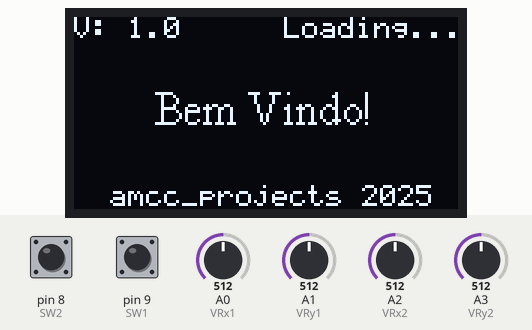
Bench run of a sketch on a simulated Arduino Mega 2560, built with avr-gcc and run on an emulated ATmega2560. On the bench: 128×64 one-colour display. Inputs (shaded band) come from the test bench; at power-on: A0 (VRx1) = 512, A3 (VRy2) = 512, A2 (VRx2) = 512, pin 8 (SW2) HIGH, pin 9 (SW1) HIGH, A1 (VRy1) = 512.

Above: at 1.1 s.
At 4.2 s:
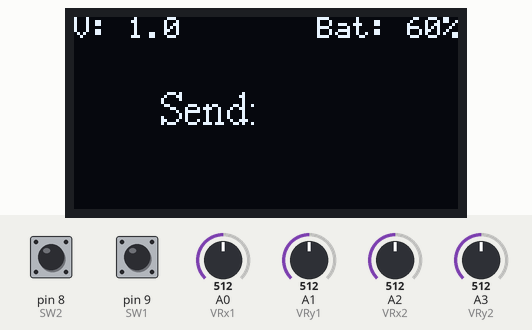
4.3 s: A0 (VRx1) set to 602
5.8 s: A0 (VRx1) set to 625
At 7.0 s:
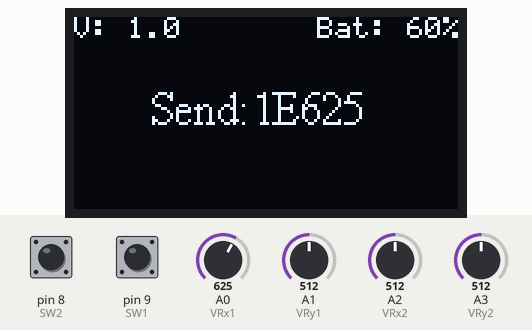
7.3 s: A3 (VRy2) set to 604
8.8 s: A3 (VRy2) set to 627
At 9.6 s:
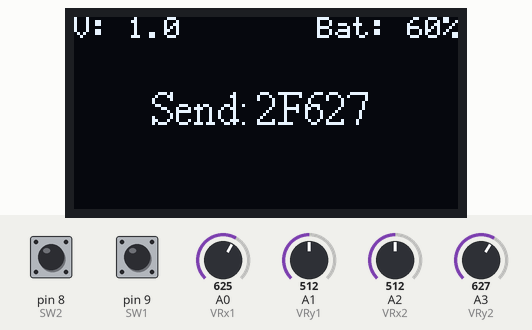
10.4 s: A2 (VRx2) set to 429
11.9 s: A2 (VRx2) set to 404
At 12.3 s:
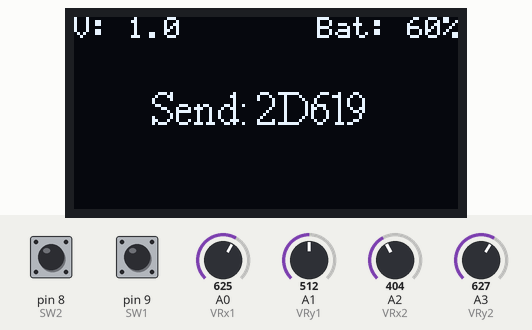
Timing chart, 0 to 14.4 s (numbered marks = the images above; inputs shaded):
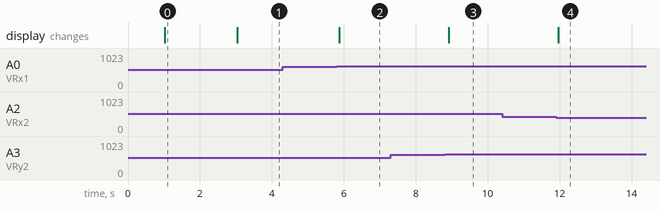

Measured:
- the behaviour switches between 612 and 613 on A0 (VRx1) (found by bisection; images 1 and 2)
- the behaviour switches between 612 and 613 on A3 (VRy2) (found by bisection; images 2 and 3)
- the behaviour switches between 412 and 411 on A2 (VRx2) (found by bisection; images 3 and 4)
- after the input at 4.3 s, every drawn part: stays the same
- after the input at 5.8 s, the display: changes after 0.07 s (image 2)
- after the input at 7.3 s, every drawn part: stays the same
- after the input at 8.8 s, the display: changes after 0.11 s (image 3)
- after the input at 10.4 s, every drawn part: stays the same
- after the input at 11.9 s, the display: changes after 0.06 s (image 4)
- what the display in image 0 shows lasts 2.0 s, from 1.0 s to 3.0 s

The sketch:

codigo_comando_arduino.ino
```cpp
String version = "1.0";

#include <Wire.h>
#include "SSD1306Ascii.h"
#include "SSD1306AsciiWire.h"

#include "fonts/TimesNewRoman13.h"
#include "fonts/TimesNewRoman16.h"
#include "fonts/Stang5x7.h"


// ********************** Ecra **************************
SSD1306AsciiWire oled;

const uint8_t* currentFont;

void clearCenteredText(const char* text, int row, int charWidth = 6, int startCol = -1);
void clearLine(const char* text, int row, int charWidth = -1, int startCol = -1);
// *******************************************************


// Joystick 1 (esquerdo)
const int VRy1 = A1;  // Frente/Trás
const int VRx1 = A0;  // Esquerda/Direita
const int SW1 = 9;    // Botão joystick 1

// Joystick 2 (direito)
const int VRy2 = A3;  // Frente/Trás
const int VRx2 = A2;  // Esquerda/Direita
const int SW2 = 8;    // Botão joystick 2

const int limiar = 100;
const int centro = 512;

String comando = "";
String ultimoComando = "";

void setup() {
  Serial.begin(9600);
  Serial1.begin(9600);
  delay(1000);
  pinMode(SW1, INPUT_PULLUP);
  pinMode(SW2, INPUT_PULLUP);
  Wire.setClock(400000);

  //Ecra
  // Use next line if no RST_PIN or reset is not required.
  Wire.begin();                       // Inicializa I2C hardware
  oled.begin(&Adafruit128x64, 0x3C);  // Endereço I2C padrão
  oled.clear();

  screenSetFont(Stang5x7);
  oled.setCursor(0, 0);
  oled.print("V: " + version);

  oled.setCursor(70, 0);
  oled.print("Loading...");

  screenSetFont(TimesNewRoman16);
  printCentered("Bem Vindo!", 3);

  screenSetFont(Stang5x7);
  printCentered("amcc_projects 2025", 7);

  delay(2000);

  oled.clear();
  screenSetFont(Stang5x7);
  oled.setCursor(0, 0);
  oled.print("V: " + version);
  oled.setCursor(81, 0);
  oled.print("Bat: 60%");
  screenSetFont(TimesNewRoman16);
  printCentered(("Send: " + comando).c_str(), 3);
}

void loop() {


  int y1 = analogRead(VRy1);
  int x1 = analogRead(VRx1);
  int y2 = analogRead(VRy2);
  int x2 = analogRead(VRx2);

  // --- Joystick 1 (esquerdo) ---
  if (y1 < centro - limiar) {
    comando = "1T" + String(1023 - y1);
  } else if (y1 > centro + limiar) {
    comando = "1F" + String(y1);
  }

  if (x1 < centro - limiar) {
    comando = "1D" + String(1023 - x1);  // Direita
  } else if (x1 > centro + limiar) {
    comando = "1E" + String(x1);  // Esquerda
  }

  if (digitalRead(SW1) == LOW) {
    comando = "J1";
    delay(100);  // Joystick 1 pressionado
  }

  // --- Joystick 2 (direito) ---
  if (y2 < centro - limiar) {
    comando = "2T" + String(1023 - y2);
  } else if (y2 > centro + limiar) {
    comando = "2F" + String(y2);
  }

  if (x2 < centro - limiar) {
    comando = "2D" + String(1023 - x2);
  } else if (x2 > centro + limiar) {
    comando = "2E" + String(x2);
  }

  if (digitalRead(SW2) == LOW) {
    comando = "J2";
    delay(100);  // Joystick 2 pressionado
  }

  Serial1.print(comando);


  if (comando != ultimoComando) {
    int charWidth = 6;  // ou 10 se for TimesNewRoman16
    String texto = "Send: " + comando;

    clearLine(texto.c_str(), 3, charWidth, 60);
    printCentered(texto.c_str(), 3);
  }

  ultimoComando = comando;
  delay(100);
}
```

funcoes_ecra.ino
```cpp
void printCentered(const char* text, int row) {
  int charWidth = 2;
  if (currentFont == TimesNewRoman16) {
    charWidth = 2;
  } else {
    charWidth = 3;
  }


  int len = strlen(text);

  int screenWidth = 128;  // largura total do ecrã em pixels
  int textPixelWidth = len * charWidth;

  int startPixel = (screenWidth - textPixelWidth) / 2;
  if (startPixel < 0) startPixel = 0;

  int startCol = startPixel / charWidth;

  /*Serial.print("startCol: ");
  Serial.print(startCol);
  Serial.print(" | row: ");
  Serial.println(row);*/

  oled.setCursor(startCol, row);
  oled.print(text);
}

void screenSetFont(const uint8_t* font) {
  oled.setFont(font);
  currentFont = font;
}

void clearCenteredText(const char* text, int row, int charWidth, int startCol) {

  if (currentFont == TimesNewRoman16) {
    charWidth = 2;
  } else {
    charWidth = 3;
  }

  int len = strlen(text);
  int screenWidth = 128;
  int textWidthPx = len * charWidth;
  if (startCol == -1) {
    int startPixel = (screenWidth - textWidthPx) / 2;
    if (startPixel < 0) startPixel = 0;
    startCol = startPixel / charWidth;
    int totalCols = 128 / charWidth;
  }


  oled.setCursor(startCol, row);
  for (int i = 0; i < len; i++) {
    oled.print(' ');
  }
}

void clearLine(const char* text, int row, int charWidth = -1, int startCol = -1) {
  // Determinar a largura do caractere com base na fonte atual se não for passada
  if (charWidth == -1) {
    if (currentFont == TimesNewRoman16) {
      charWidth = 10; // Largura aproximada dos caracteres TimesNewRoman16
    } else {
      charWidth = 6; // Largura padrão para System5x7 ou similar
    }
  }

  int len = strlen(text);
  int screenWidth = 128;
  int textWidthPx = len * charWidth;

  // Se startCol não foi especificado, calcula para centralizar
  if (startCol == -1) {
    int startPixel = (screenWidth - textWidthPx) / 2;
    if (startPixel < 0) startPixel = 0;
    startCol = startPixel / charWidth;
  }

  // Posiciona o cursor e apaga cada caractere
  oled.setCursor(startCol, row);
  for (int i = 0; i < len; i++) {
    oled.print(' ');
  }
}
```
